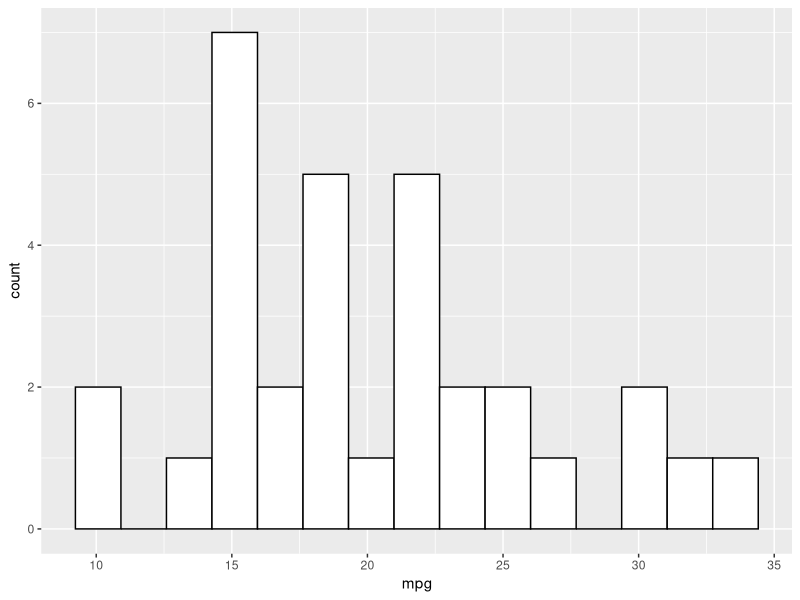

This chart was generated by the following R code:
## ---- chunk 1
knitr::opts_chunk$set(echo = TRUE)
## ---- chunk 2
library(tidyverse)
ggplot(data = mtcars, aes(x = mpg)) +
  geom_histogram(colour = "black", fill = "white", bins = 15)
